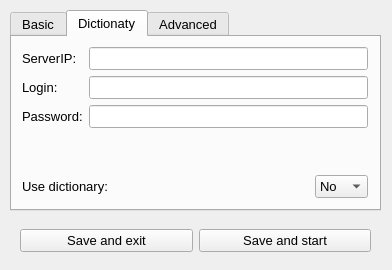
<?xml version="1.0" encoding="UTF-8"?>
<ui version="4.0">
 <class>mainWindow</class>
 <widget class="QMainWindow" name="mainWindow">
  <property name="geometry">
   <rect>
    <x>0</x>
    <y>0</y>
    <width>392</width>
    <height>270</height>
   </rect>
  </property>
  <property name="sizePolicy">
   <sizepolicy hsizetype="Preferred" vsizetype="Preferred">
    <horstretch>0</horstretch>
    <verstretch>0</verstretch>
   </sizepolicy>
  </property>
  <property name="minimumSize">
   <size>
    <width>392</width>
    <height>270</height>
   </size>
  </property>
  <property name="maximumSize">
   <size>
    <width>392</width>
    <height>270</height>
   </size>
  </property>
  <property name="font">
   <font>
    <family>Segoe UI</family>
    <pointsize>10</pointsize>
   </font>
  </property>
  <property name="cursor">
   <cursorShape>ArrowCursor</cursorShape>
  </property>
  <property name="windowTitle">
   <string>Reshamba</string>
  </property>
  <property name="toolTipDuration">
   <number>0</number>
  </property>
  <widget class="QWidget" name="centralwidget">
   <widget class="QTabWidget" name="settingsTabs">
    <property name="geometry">
     <rect>
      <x>10</x>
      <y>10</y>
      <width>371</width>
      <height>201</height>
     </rect>
    </property>
    <property name="currentIndex">
     <number>1</number>
    </property>
    <widget class="QWidget" name="basicSettingsTab">
     <property name="font">
      <font>
       <family>Segoe UI</family>
       <pointsize>10</pointsize>
      </font>
     </property>
     <attribute name="title">
      <string>Basic</string>
     </attribute>
     <widget class="QWidget" name="verticalLayoutWidget">
      <property name="geometry">
       <rect>
        <x>10</x>
        <y>10</y>
        <width>341</width>
        <height>151</height>
       </rect>
      </property>
      <layout class="QVBoxLayout" name="verticalLayout">
       <item>
        <layout class="QFormLayout" name="formLayout">
         <property name="horizontalSpacing">
          <number>6</number>
         </property>
         <property name="verticalSpacing">
          <number>6</number>
         </property>
         <item row="0" column="0">
          <widget class="QLabel" name="wgLoginLabel">
           <property name="text">
            <string>Login:</string>
           </property>
          </widget>
         </item>
         <item row="0" column="1">
          <widget class="QLineEdit" name="wgLoginEdit">
           <property name="font">
            <font>
             <weight>50</weight>
             <bold>false</bold>
            </font>
           </property>
           <property name="placeholderText">
            <string/>
           </property>
          </widget>
         </item>
         <item row="1" column="0">
          <widget class="QLabel" name="wgPasswordLabel">
           <property name="text">
            <string>Password:</string>
           </property>
          </widget>
         </item>
         <item row="1" column="1">
          <widget class="QLineEdit" name="wgPasswordEdit">
           <property name="font">
            <font>
             <weight>50</weight>
             <bold>false</bold>
            </font>
           </property>
           <property name="inputMask">
            <string/>
           </property>
           <property name="text">
            <string/>
           </property>
           <property name="echoMode">
            <enum>QLineEdit::Password</enum>
           </property>
           <property name="placeholderText">
            <string/>
           </property>
          </widget>
         </item>
        </layout>
       </item>
       <item>
        <spacer name="verticalSpacer">
         <property name="orientation">
          <enum>Qt::Vertical</enum>
         </property>
         <property name="sizeHint" stdset="0">
          <size>
           <width>20</width>
           <height>40</height>
          </size>
         </property>
        </spacer>
       </item>
       <item>
        <widget class="QLabel" name="delayLabel">
         <property name="text">
          <string>Delay:</string>
         </property>
        </widget>
       </item>
       <item>
        <layout class="QGridLayout" name="delayLayout">
         <item row="1" column="0">
          <widget class="QLabel" name="delayDownLabel">
           <property name="font">
            <font>
             <family>Segoe UI</family>
             <pointsize>10</pointsize>
            </font>
           </property>
           <property name="text">
            <string>From:</string>
           </property>
          </widget>
         </item>
         <item row="2" column="0">
          <widget class="QLabel" name="delayTopLabel">
           <property name="font">
            <font>
             <family>Segoe UI</family>
             <pointsize>10</pointsize>
            </font>
           </property>
           <property name="text">
            <string>To:</string>
           </property>
          </widget>
         </item>
         <item row="1" column="1">
          <spacer name="downSlaySpaer">
           <property name="orientation">
            <enum>Qt::Horizontal</enum>
           </property>
           <property name="sizeHint" stdset="0">
            <size>
             <width>40</width>
             <height>20</height>
            </size>
           </property>
          </spacer>
         </item>
         <item row="2" column="1">
          <spacer name="topDelaySpacer">
           <property name="orientation">
            <enum>Qt::Horizontal</enum>
           </property>
           <property name="sizeHint" stdset="0">
            <size>
             <width>40</width>
             <height>20</height>
            </size>
           </property>
          </spacer>
         </item>
         <item row="1" column="2">
          <widget class="QSpinBox" name="delayDownSpinbox">
           <property name="font">
            <font>
             <family>Segoe UI</family>
             <pointsize>10</pointsize>
            </font>
           </property>
           <property name="minimum">
            <number>1</number>
           </property>
           <property name="maximum">
            <number>10</number>
           </property>
           <property name="value">
            <number>1</number>
           </property>
          </widget>
         </item>
         <item row="1" column="3">
          <widget class="QLabel" name="secText_2">
           <property name="text">
            <string>sec</string>
           </property>
          </widget>
         </item>
         <item row="2" column="3">
          <widget class="QLabel" name="secText_1">
           <property name="text">
            <string>sec</string>
           </property>
          </widget>
         </item>
         <item row="2" column="2">
          <widget class="QSpinBox" name="delayTopSpinbox">
           <property name="font">
            <font>
             <family>Segoe UI</family>
             <pointsize>10</pointsize>
            </font>
           </property>
           <property name="minimum">
            <number>2</number>
           </property>
           <property name="maximum">
            <number>10</number>
           </property>
          </widget>
         </item>
        </layout>
       </item>
      </layout>
     </widget>
    </widget>
    <widget class="QWidget" name="dictCredsSettingsTab">
     <attribute name="title">
      <string>Dictionaty</string>
     </attribute>
     <widget class="QWidget" name="verticalLayoutWidget_2">
      <property name="geometry">
       <rect>
        <x>10</x>
        <y>10</y>
        <width>346</width>
        <height>151</height>
       </rect>
      </property>
      <layout class="QVBoxLayout" name="verticalLayout_2">
       <item>
        <layout class="QFormLayout" name="dCredsLayout">
         <property name="horizontalSpacing">
          <number>6</number>
         </property>
         <property name="verticalSpacing">
          <number>6</number>
         </property>
         <item row="0" column="0">
          <widget class="QLabel" name="dServerLabel">
           <property name="text">
            <string>ServerIP:</string>
           </property>
          </widget>
         </item>
         <item row="0" column="1">
          <widget class="QLineEdit" name="dServerEdit">
           <property name="font">
            <font>
             <weight>50</weight>
             <bold>false</bold>
            </font>
           </property>
           <property name="placeholderText">
            <string/>
           </property>
          </widget>
         </item>
         <item row="1" column="0">
          <widget class="QLabel" name="dCredsLoginLabel">
           <property name="text">
            <string>Login:</string>
           </property>
          </widget>
         </item>
         <item row="1" column="1">
          <widget class="QLineEdit" name="dCredsLoginEdit">
           <property name="font">
            <font>
             <weight>50</weight>
             <bold>false</bold>
            </font>
           </property>
           <property name="placeholderText">
            <string/>
           </property>
          </widget>
         </item>
         <item row="2" column="0">
          <widget class="QLabel" name="dCredsPasswordLabel">
           <property name="text">
            <string>Password:</string>
           </property>
          </widget>
         </item>
         <item row="2" column="1">
          <widget class="QLineEdit" name="dCredsPasswordEdit">
           <property name="font">
            <font>
             <weight>50</weight>
             <bold>false</bold>
            </font>
           </property>
           <property name="inputMask">
            <string/>
           </property>
           <property name="text">
            <string/>
           </property>
           <property name="echoMode">
            <enum>QLineEdit::Password</enum>
           </property>
           <property name="placeholderText">
            <string/>
           </property>
          </widget>
         </item>
        </layout>
       </item>
       <item>
        <spacer name="verticalSpacer_2">
         <property name="orientation">
          <enum>Qt::Vertical</enum>
         </property>
         <property name="sizeHint" stdset="0">
          <size>
           <width>20</width>
           <height>40</height>
          </size>
         </property>
        </spacer>
       </item>
       <item>
        <layout class="QHBoxLayout" name="horizontalLayout_2">
         <item>
          <widget class="QLabel" name="useDictLabel">
           <property name="text">
            <string>Use dictionary:</string>
           </property>
          </widget>
         </item>
         <item>
          <spacer name="horizontalSpacer_2">
           <property name="orientation">
            <enum>Qt::Horizontal</enum>
           </property>
           <property name="sizeHint" stdset="0">
            <size>
             <width>40</width>
             <height>20</height>
            </size>
           </property>
          </spacer>
         </item>
         <item>
          <widget class="QComboBox" name="useDictComboBox">
           <item>
            <property name="text">
             <string>No</string>
            </property>
           </item>
           <item>
            <property name="text">
             <string>Yes</string>
            </property>
           </item>
          </widget>
         </item>
        </layout>
       </item>
      </layout>
     </widget>
    </widget>
    <widget class="QWidget" name="advanedSettingsTab">
     <property name="font">
      <font>
       <family>Segoe UI</family>
       <pointsize>10</pointsize>
      </font>
     </property>
     <attribute name="title">
      <string>Advanced</string>
     </attribute>
     <widget class="QWidget" name="verticalLayoutWidget_3">
      <property name="geometry">
       <rect>
        <x>10</x>
        <y>10</y>
        <width>341</width>
        <height>151</height>
       </rect>
      </property>
      <layout class="QVBoxLayout" name="verticalLayout_3">
       <item>
        <layout class="QFormLayout" name="formLayout_3">
         <item row="0" column="0">
          <widget class="QLabel" name="logLevelLabel">
           <property name="text">
            <string>Log level:</string>
           </property>
          </widget>
         </item>
         <item row="0" column="1">
          <widget class="QComboBox" name="logLevelComboBox">
           <item>
            <property name="text">
             <string notr="true">DEBUG</string>
            </property>
           </item>
           <item>
            <property name="text">
             <string notr="true">INFO</string>
            </property>
           </item>
           <item>
            <property name="text">
             <string notr="true">WARNING</string>
            </property>
           </item>
           <item>
            <property name="text">
             <string notr="true">ERROR</string>
            </property>
           </item>
           <item>
            <property name="text">
             <string notr="true">CRITICAL</string>
            </property>
           </item>
          </widget>
         </item>
         <item row="1" column="0">
          <widget class="QLabel" name="acLabel">
           <property name="text">
            <string>Allways continue:</string>
           </property>
          </widget>
         </item>
         <item row="1" column="1">
          <widget class="QComboBox" name="acComboBox">
           <item>
            <property name="text">
             <string>No</string>
            </property>
           </item>
           <item>
            <property name="text">
             <string>Yes</string>
            </property>
           </item>
          </widget>
         </item>
         <item row="2" column="0">
          <widget class="QLabel" name="chromeProcessLabel">
           <property name="text">
            <string>Chrome process:</string>
           </property>
          </widget>
         </item>
         <item row="3" column="0">
          <widget class="QLabel" name="chromedriverProcessLabel">
           <property name="text">
            <string>Chromedriver process:</string>
           </property>
          </widget>
         </item>
         <item row="2" column="1">
          <widget class="QLineEdit" name="chromeProcessEdit">
           <property name="font">
            <font>
             <weight>50</weight>
             <bold>false</bold>
            </font>
           </property>
           <property name="text">
            <string/>
           </property>
           <property name="placeholderText">
            <string/>
           </property>
          </widget>
         </item>
         <item row="3" column="1">
          <widget class="QLineEdit" name="chromedriverProcessEdit">
           <property name="font">
            <font>
             <weight>50</weight>
             <bold>false</bold>
            </font>
           </property>
           <property name="text">
            <string/>
           </property>
           <property name="placeholderText">
            <string/>
           </property>
          </widget>
         </item>
        </layout>
       </item>
      </layout>
     </widget>
    </widget>
   </widget>
   <widget class="QWidget" name="horizontalLayoutWidget_3">
    <property name="geometry">
     <rect>
      <x>20</x>
      <y>220</y>
      <width>351</width>
      <height>41</height>
     </rect>
    </property>
    <layout class="QHBoxLayout" name="horizontalLayout_3">
     <item>
      <widget class="QPushButton" name="saveBtn">
       <property name="text">
        <string>Save and exit</string>
       </property>
      </widget>
     </item>
     <item>
      <widget class="QPushButton" name="startBtn">
       <property name="text">
        <string>Save and start</string>
       </property>
      </widget>
     </item>
    </layout>
   </widget>
  </widget>
 </widget>
 <resources/>
 <connections/>
</ui>
